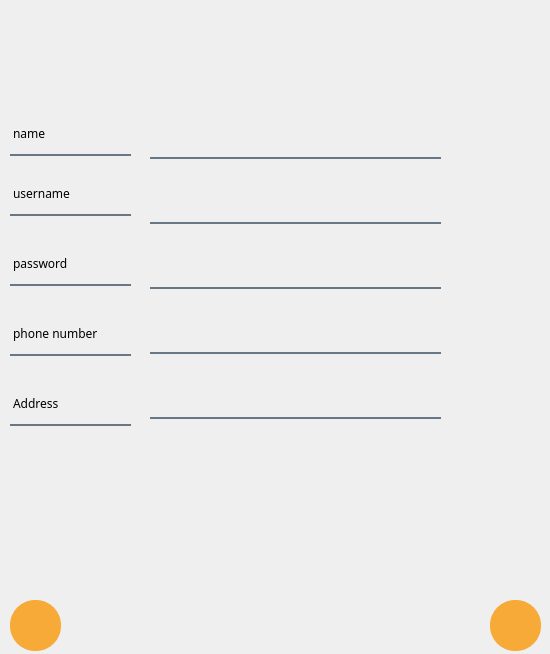
<?xml version="1.0" encoding="UTF-8"?>
<ui version="4.0">
 <class>changeInformation</class>
 <widget class="QMainWindow" name="changeInformation">
  <property name="geometry">
   <rect>
    <x>0</x>
    <y>0</y>
    <width>550</width>
    <height>654</height>
   </rect>
  </property>
  <property name="windowTitle">
   <string>MainWindow</string>
  </property>
  <widget class="QWidget" name="centralwidget">
   <widget class="QWidget" name="widget" native="true">
    <property name="geometry">
     <rect>
      <x>0</x>
      <y>0</y>
      <width>550</width>
      <height>654</height>
     </rect>
    </property>
    <property name="font">
     <font>
      <family>Showcard Gothic</family>
     </font>
    </property>
    <property name="styleSheet">
     <string notr="true">QPushButton#change{ 
background-color: rgb(255, 153, 51);
border-image: url(:/Prefix/resource/nextIcone.png);
border-radius:25px;
}
QPushButton#change:hover{ 
border-image: url(:/Prefix/resource/nextIcone.png);
background-color: rgb(200, 109, 19);
}
QPushButton#change:pressed{ 
padding-left:5px;
padding-top:5px;
	background-color: rgb(216,148,99);
}
QPushButton#backBotton{ 
background-color: rgb(255, 153, 51);
border-image: url(:/Prefix/resource/back-button_93634.png);
border-radius:25px;
}
QPushButton#backBotton:hover{ 
border-image: url(:/Prefix/resource/back-button_93634.png);
background-color: rgb(200, 109, 19);
}
QPushButton#backBotton:pressed{ 
padding-left:5px;
padding-top:5px;
background-color:rgb(216,148,99);
}
</string>
    </property>
    <widget class="QLabel" name="background">
     <property name="geometry">
      <rect>
       <x>-30</x>
       <y>-90</y>
       <width>600</width>
       <height>800</height>
      </rect>
     </property>
     <property name="styleSheet">
      <string notr="true">border-image: url(:/Prefix/resource/board.png);
</string>
     </property>
     <property name="text">
      <string/>
     </property>
    </widget>
    <widget class="QWidget" name="layoutWidget">
     <property name="geometry">
      <rect>
       <x>150</x>
       <y>90</y>
       <width>291</width>
       <height>361</height>
      </rect>
     </property>
     <layout class="QVBoxLayout" name="verticalLayout">
      <item>
       <widget class="QLineEdit" name="nameLine">
        <property name="font">
         <font>
          <family>Baskerville Old Face</family>
          <pointsize>14</pointsize>
          <italic>false</italic>
          <bold>false</bold>
         </font>
        </property>
        <property name="styleSheet">
         <string notr="true">background-color:rgba(0,0,0,0);
font: 14pt &quot;Baskerville Old Face&quot;;
border:none;
border-bottom:2px solid rgba(105,118,132,255);
color: rgb(0, 0, 0);
padding-bottom:7px;</string>
        </property>
        <property name="inputMask">
         <string/>
        </property>
        <property name="placeholderText">
         <string/>
        </property>
       </widget>
      </item>
      <item>
       <widget class="QLineEdit" name="usernamLine">
        <property name="styleSheet">
         <string notr="true">background-color:rgba(0,0,0,0);
border:none;
border-bottom:2px solid rgba(105,118,132,255);
color: rgb(0, 0, 0);
padding-bottom:7px;
font: 14pt &quot;Baskerville Old Face&quot;;</string>
        </property>
        <property name="placeholderText">
         <string/>
        </property>
       </widget>
      </item>
      <item>
       <widget class="QLineEdit" name="passLine">
        <property name="enabled">
         <bool>true</bool>
        </property>
        <property name="styleSheet">
         <string notr="true">background-color:rgba(0,0,0,0);
border:none;
border-bottom:2px solid rgba(105,118,132,255);
color: rgb(0, 0, 0);
padding-bottom:7px;
font: 14pt &quot;Baskerville Old Face&quot;;</string>
        </property>
        <property name="echoMode">
         <enum>QLineEdit::Password</enum>
        </property>
        <property name="placeholderText">
         <string/>
        </property>
       </widget>
      </item>
      <item>
       <widget class="QLineEdit" name="phoneLine">
        <property name="styleSheet">
         <string notr="true">background-color:rgba(0,0,0,0);
border:none;
border-bottom:2px solid rgba(105,118,132,255);
color: rgb(0, 0, 0);
padding-bottom:7px;
font: 14pt &quot;Baskerville Old Face&quot;;</string>
        </property>
        <property name="text">
         <string/>
        </property>
        <property name="placeholderText">
         <string/>
        </property>
       </widget>
      </item>
      <item>
       <widget class="QLineEdit" name="addressLine">
        <property name="styleSheet">
         <string notr="true">background-color:rgba(0,0,0,0);
border:none;
border-bottom:2px solid rgba(105,118,132,255);
color: rgb(0, 0, 0);
padding-bottom:7px;
font: 14pt &quot;Baskerville Old Face&quot;;</string>
        </property>
       </widget>
      </item>
     </layout>
    </widget>
    <widget class="QLabel" name="skelet">
     <property name="geometry">
      <rect>
       <x>70</x>
       <y>423</y>
       <width>181</width>
       <height>231</height>
      </rect>
     </property>
     <property name="styleSheet">
      <string notr="true">border-image: url(:/Prefix/resource/BSK.png);</string>
     </property>
     <property name="text">
      <string/>
     </property>
    </widget>
    <widget class="QLabel" name="skelet_2">
     <property name="geometry">
      <rect>
       <x>340</x>
       <y>0</y>
       <width>231</width>
       <height>231</height>
      </rect>
     </property>
     <property name="styleSheet">
      <string notr="true">border-image: url(:/Prefix/resource/USK.png);</string>
     </property>
     <property name="text">
      <string/>
     </property>
    </widget>
    <widget class="QLabel" name="skelet_3">
     <property name="geometry">
      <rect>
       <x>290</x>
       <y>420</y>
       <width>261</width>
       <height>241</height>
      </rect>
     </property>
     <property name="styleSheet">
      <string notr="true">border-image: url(:/Prefix/resource/hiS.png);</string>
     </property>
     <property name="text">
      <string/>
     </property>
    </widget>
    <widget class="QLabel" name="Qname">
     <property name="geometry">
      <rect>
       <x>10</x>
       <y>120</y>
       <width>121</width>
       <height>36</height>
      </rect>
     </property>
     <property name="styleSheet">
      <string notr="true">background-color:rgba(0,0,0,0);
border:none;
border-bottom:2px solid rgba(105,118,132,255);
color: rgb(0, 0, 0);
padding-bottom:7px;
font: 700 14pt &quot;Baskerville Old Face&quot;;</string>
     </property>
     <property name="text">
      <string>name</string>
     </property>
    </widget>
    <widget class="QLabel" name="Qusername">
     <property name="geometry">
      <rect>
       <x>10</x>
       <y>180</y>
       <width>121</width>
       <height>36</height>
      </rect>
     </property>
     <property name="styleSheet">
      <string notr="true">background-color:rgba(0,0,0,0);
border:none;
border-bottom:2px solid rgba(105,118,132,255);
color: rgb(0, 0, 0);
padding-bottom:7px;
font: 700 14pt &quot;Baskerville Old Face&quot;;</string>
     </property>
     <property name="text">
      <string>username</string>
     </property>
    </widget>
    <widget class="QLabel" name="Qpassword">
     <property name="geometry">
      <rect>
       <x>10</x>
       <y>250</y>
       <width>121</width>
       <height>36</height>
      </rect>
     </property>
     <property name="styleSheet">
      <string notr="true">background-color:rgba(0,0,0,0);
border:none;
border-bottom:2px solid rgba(105,118,132,255);
color: rgb(0, 0, 0);
padding-bottom:7px;
font: 700 14pt &quot;Baskerville Old Face&quot;;</string>
     </property>
     <property name="text">
      <string>password</string>
     </property>
    </widget>
    <widget class="QLabel" name="Qphone">
     <property name="geometry">
      <rect>
       <x>10</x>
       <y>320</y>
       <width>121</width>
       <height>36</height>
      </rect>
     </property>
     <property name="styleSheet">
      <string notr="true">background-color:rgba(0,0,0,0);
border:none;
border-bottom:2px solid rgba(105,118,132,255);
color: rgb(0, 0, 0);
padding-bottom:7px;
font: 700 11pt &quot;Baskerville Old Face&quot;;</string>
     </property>
     <property name="text">
      <string>phone number</string>
     </property>
    </widget>
    <widget class="QLabel" name="QAddress">
     <property name="geometry">
      <rect>
       <x>10</x>
       <y>390</y>
       <width>121</width>
       <height>36</height>
      </rect>
     </property>
     <property name="styleSheet">
      <string notr="true">background-color:rgba(0,0,0,0);
border:none;
border-bottom:2px solid rgba(105,118,132,255);
color: rgb(0, 0, 0);
padding-bottom:7px;
font: 700 14pt &quot;Baskerville Old Face&quot;;</string>
     </property>
     <property name="text">
      <string>Address</string>
     </property>
    </widget>
    <widget class="QPushButton" name="change">
     <property name="geometry">
      <rect>
       <x>490</x>
       <y>600</y>
       <width>51</width>
       <height>51</height>
      </rect>
     </property>
     <property name="font">
      <font>
       <family>Segoe UI Black</family>
       <pointsize>9</pointsize>
       <italic>false</italic>
       <bold>true</bold>
      </font>
     </property>
     <property name="styleSheet">
      <string notr="true">QPushButton#change{ 
background-color: rgb(247,170,56);
border-image: url(:/Prefix/resource/nextIcone.png);
border-radius:25px;
}
QPushButton#change:hover{ 
border-image: url(:/Prefix/resource/nextIcone.png);
background-color: rgb(200, 109, 19);
}
QPushButton#change:pressed{ 
padding-left:5px;
padding-top:5px;
	background-color:rgb(216,148,99);
}
</string>
     </property>
     <property name="text">
      <string/>
     </property>
    </widget>
    <widget class="QPushButton" name="backBotton">
     <property name="geometry">
      <rect>
       <x>10</x>
       <y>600</y>
       <width>51</width>
       <height>51</height>
      </rect>
     </property>
     <property name="font">
      <font>
       <family>Segoe UI Black</family>
       <pointsize>9</pointsize>
       <italic>false</italic>
       <bold>true</bold>
      </font>
     </property>
     <property name="styleSheet">
      <string notr="true">QPushButton#backBotton{ 
background-color: rgb(247,170,56);
border-image: url(:/Prefix/resource/back-button_93634.png);
border-radius:25px;
}
QPushButton#backBotton:hover{ 
border-image: url(:/Prefix/resource/back-button_93634.png);
background-color: rgb(200, 109, 19);
}
QPushButton#backBotton:pressed{ 
padding-left:5px;
padding-top:5px;
background-color:rgb(216,148,99);
}
</string>
     </property>
     <property name="text">
      <string/>
     </property>
    </widget>
    <widget class="QLabel" name="gost">
     <property name="geometry">
      <rect>
       <x>-20</x>
       <y>-10</y>
       <width>141</width>
       <height>131</height>
      </rect>
     </property>
     <property name="styleSheet">
      <string notr="true">border-image: url(:/Prefix/resource/CGost.png);</string>
     </property>
     <property name="text">
      <string/>
     </property>
    </widget>
   </widget>
  </widget>
 </widget>
 <resources/>
 <connections/>
</ui>
